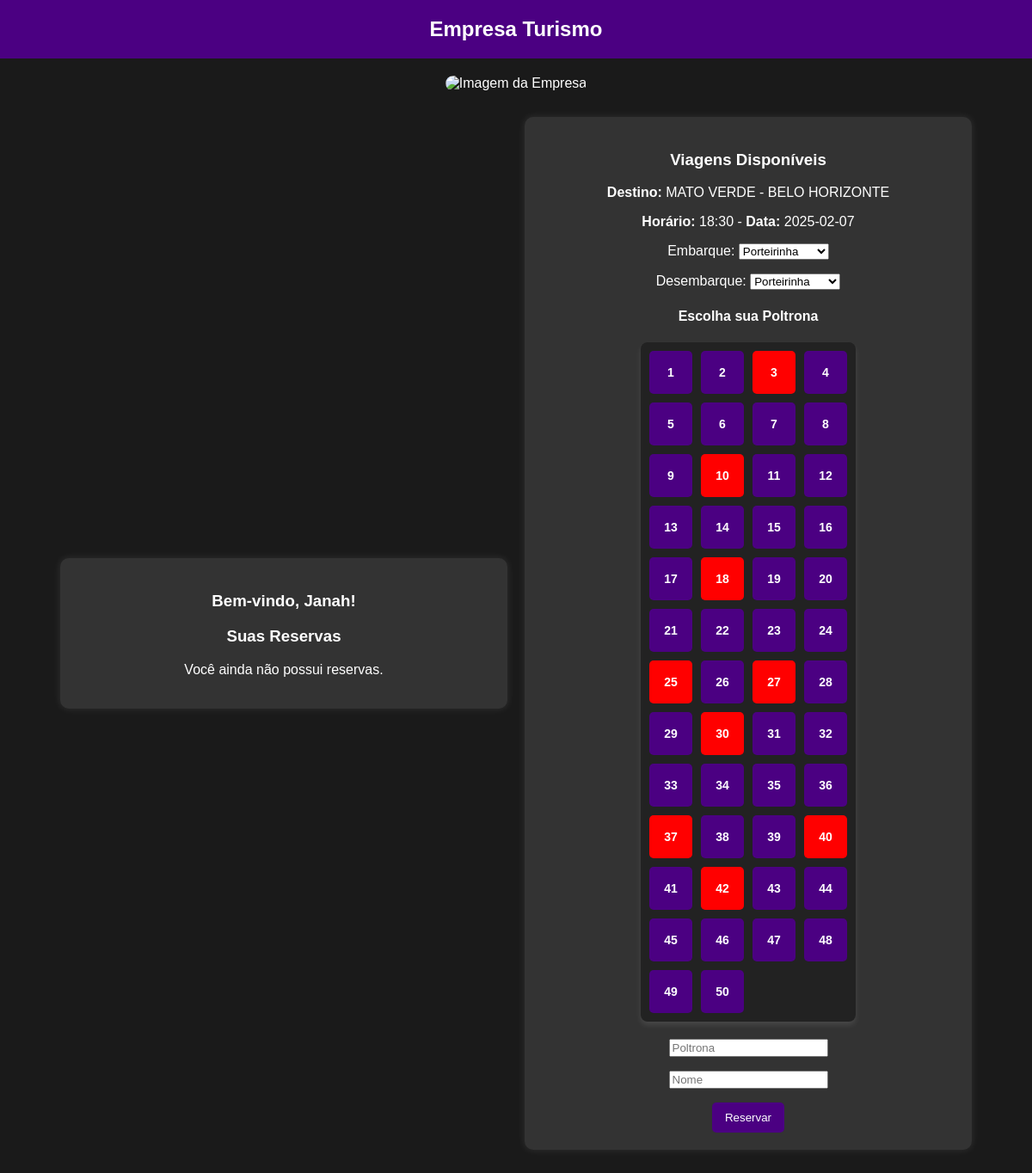
Page /user (signed in) on the committed database.
### tables this page shows
CREATE TABLE usuarios (
                            id INTEGER PRIMARY KEY AUTOINCREMENT,
                            nome TEXT,
                            email TEXT UNIQUE,
                            senha TEXT,
                            tipo TEXT DEFAULT 'user',
                            idade INTEGER,
                            cidade TEXT);

CREATE TABLE viagens (
                            id INTEGER PRIMARY KEY AUTOINCREMENT,
                            origem TEXT,
                            destino TEXT,
                            data TEXT,
                            horario TEXT,
                            onibus TEXT);

### app.py (the view)
@app.route('/user')
def user():
    if 'usuario_id' in session:
        usuario_id = session['usuario_id']
        con = conectar_bd()
        cur = con.cursor()
        cur.execute("SELECT nome FROM usuarios WHERE id = ?", (usuario_id,))
        usuario = cur.fetchone()
        nome_usuario = usuario[0] if usuario else "Usuário"
        cur.execute("SELECT * FROM viagens")
        viagens = cur.fetchall()
        pontos_viagens = {}
        for viagem in viagens:
            viagem_id = viagem[0]
            cur.execute("SELECT parada FROM pontos_parada WHERE viagem_id = ? ORDER BY id", (viagem_id,))
            pontos = [row[0] for row in cur.fetchall()]
            pontos_viagens[viagem_id] = pontos  # Salva os pontos disponíveis na viagem
        cur.execute("""SELECT r.id, v.origem, v.destino, v.data, r.poltrona,
                              p_embarque.parada AS embarque, p_desembarque.parada AS desembarque, r.viagem_id
                       FROM reservas r
                       JOIN viagens v ON r.viagem_id = v.id
                       JOIN reservas_pontos rp ON r.id = rp.reserva_id
                       JOIN pontos_parada p_embarque ON rp.embarque_id = p_embarque.id
                       JOIN pontos_parada p_desembarque ON rp.desembarque_id = p_desembarque.id
                       WHERE r.usuario_id = ?""", (usuario_id,))
        reservas = cur.fetchall()
        poltronas_ocupadas = {}
        cur.execute("SELECT viagem_id, poltrona FROM reservas")
        todas_reservas = cur.fetchall()
        for viagem_id, poltrona in todas_reservas:
            if viagem_id not in poltronas_ocupadas:
                poltronas_ocupadas[viagem_id] = []
            poltronas_ocupadas[viagem_id].append(poltrona)
        pontos_embarque_desembarque = {}
        for viagem_id, pontos in pontos_viagens.items():
            pontos_embarque_desembarque[viagem_id] = {}
            for i, ponto in enumerate(pontos):
                embarque = ponto
                pontos_restantes = pontos[i + 1:]
                pontos_embarque_desembarque[viagem_id][embarque] = pontos_restantes
        con.close()
        print(reservas)
        return render_template('user.html', viagens=viagens, reservas=reservas,
                               nome_usuario=nome_usuario, poltronas_ocupadas=poltronas_ocupadas,
                               pontos_viagens=pontos_viagens, pontos_embarque_desembarque=pontos_embarque_desembarque)  # Passando a lógica de embarque/desembarque
    return redirect(url_for('login'))

### app.py (called while the page is built)
def conectar_bd():
    return sqlite3.connect('banco.db', check_same_thread=False)

### templates/user.html (shortened to what this page needs)
<!DOCTYPE html>
<html lang="pt-br">
<head>
</head>
<body>
    <div class="header">Empresa Turismo</div>
    <div class="image-container">
        <img src="https://gizmodo.uol.com.br/wp-content/blogs.dir/8/files/2023/04/onibus-double-decker-aguia-branca.jpg" alt="Imagem da Empresa">
    </div>
    <div class="container">
        <div class="left-panel">
            <h3>Bem-vindo, {{ nome_usuario }}!</h3>
            <h3>Suas Reservas</h3>
            <div class="info">
                {% if reservas %}
                    {% for reserva in reservas %}
                        <div class="viagem">
                            <p><strong>Destino:</strong> {{ reserva[2] }}</p>
                            <p><strong>Data:</strong> {{ reserva[3] }} - <strong>Poltrona:</strong> {{ reserva[4] }}</p>
                            <p><strong>Embarque:</strong> {{ reserva[5] }}</p>
                            <p><strong>Desembarque:</strong> {{ reserva[6] }}</p>
                        </div>
                    {% endfor %}
                {% else %}
                    <p>Você ainda não possui reservas.</p>
                {% endif %}
            </div>
        </div>
        <div class="right-panel">
            <h3>Viagens Disponíveis</h3>
            {% if viagens %}
                {% for viagem in viagens %}
                    <div class="viagem">
                        <p><strong>Destino:</strong> {{ viagem[2] }}</p>
                        <p><strong>Horário:</strong> {{ viagem[4] }} - <strong>Data:</strong> {{ viagem[3] }}</p>
                        <p>
                        <form method="POST" action="/reservar">
                            <label for="embarque_{{ viagem[0] }}">Embarque:</label>
                            <select id="embarque_{{ viagem[0] }}" name="embarque" required onchange="atualizarDesembarque('embarque_{{ viagem[0] }}', 'desembarque_{{ viagem[0] }}')">
                                {% for opcao in pontos_viagens[viagem[0]] %}
                                    <option value="{{ opcao }}">{{ opcao }}</option>
                                {% endfor %}
                            </select>
                        </p>
                        <p>
                            <label for="desembarque_{{ viagem[0] }}">Desembarque:</label>
                            <select id="desembarque_{{ viagem[0] }}" name="desembarque" required>
                                {% for opcao in pontos_viagens[viagem[0]] %}
                                    <option value="{{ opcao }}">{{ opcao }}</option>
                                {% endfor %}
                            </select>
                        </p>
                        <h4>Escolha sua Poltrona</h4>
                        <div class="poltronas">
                            {% for i in range(1, 51) %}
                                <div class="poltrona {% if i in poltronas_ocupadas[viagem[0]] %}ocupada{% endif %}" onclick="selecionarPoltrona(this, 'poltrona_{{ viagem[0] }}')">
                                    {{ i }}
                                </div>
                            {% endfor %}
                        </div>
                            <input type="number" id="poltrona_{{ viagem[0] }}" name="poltrona" placeholder="Poltrona" required readonly>
                            <p><input type="text" name="nome" placeholder="Nome" required></p>
                            <button type="submit" class="btn">Reservar</button>
                    </div>
                {% endfor %}
            {% else %}
                <p>Nenhuma viagem disponível no momento.</p>
            {% endif %}
        </div>
    </div>
</body>
</html>

### templates/user.html (style rules this page uses)
body { font-family: Arial, sans-serif; background-color: #1a1a1a; color: white; text-align: center; margin: 0; padding: 0; }
.header { background-color: #4B0082; padding: 20px; font-size: 24px; font-weight: bold; }
.container { display: flex; flex-wrap: wrap; justify-content: center; align-items: center; width: 90%; margin: 20px auto; }
.left-panel, .right-panel { background: #333; padding: 20px; border-radius: 10px; box-shadow: 0px 0px 10px rgba(255, 255, 255, 0.1); flex: 1; margin: 10px; min-width: 300px; }
.poltronas { display: grid; grid-template-columns: repeat(4, auto); gap: 10px; justify-content: center; margin: 20px auto; padding: 10px; width: fit-content; background: #222; border-radius: 8px; box-shadow: 0px 4px 6px rgba(255, 255, 255, 0.1); }
.poltrona { width: 50px; height: 50px; background-color: #4B0082; color: white; border-radius: 5px; display: flex; align-items: center; justify-content: center; font-size: 14px; font-weight: bold; cursor: pointer; }
.poltrona.ocupada { background-color: red; cursor: not-allowed; }
.btn { background-color: #4B0082; color: white; border: none; padding: 10px 15px; cursor: pointer; border-radius: 5px; }
.image-container { margin-top: 20px; }
.image-container img { max-width: 100%; height: auto; border-radius: 10px; }

### rows in the picture
usuarios: nome "Janah"
viagens: destino "MATO VERDE - BELO HORIZONTE", horario "18:30", data "2025-02-07", i "1" "2" "3" "4" "5" "6" "7" "8" "9" "10" "11" "12" "13" "14" "15" "16" "17" "18" "19" "20" "21" "22" "23" "24" "25" "26" "27" "28" "29" "30" "31" "32" "33" "34" "35" "36" "37" "38" "39" "40" "41" "42" "43" "44" "45" "46" "47" "48" "49" "50"

### other values in the picture
form field embarque "Porteirinha"
form field desembarque "Porteirinha"
